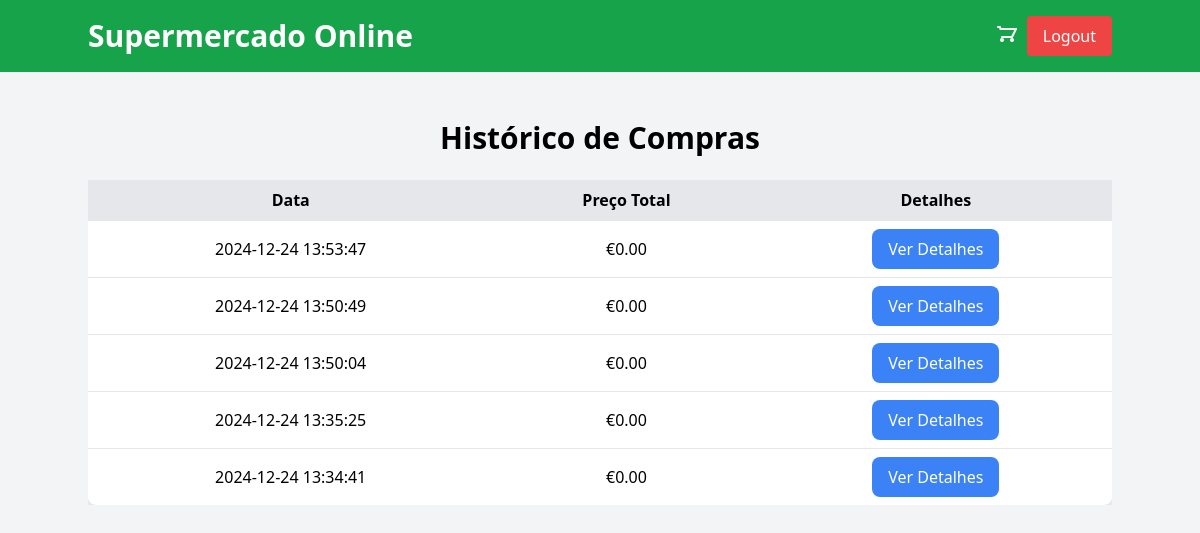
Page /cart/history (signed in) on the earlier database version.
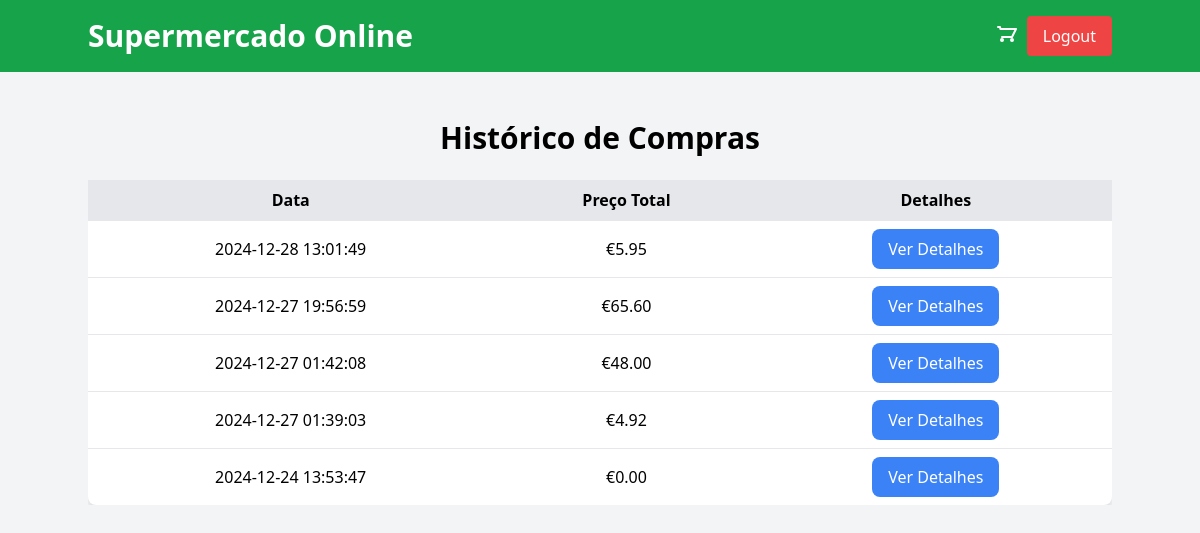
Same page on the later database version.
### tables this page shows
CREATE TABLE `compras_historico` (
  `id` int(11) NOT NULL,
  `user_id` int(11) NOT NULL,
  `cart_data` text NOT NULL,
  `total_price` decimal(10,2) NOT NULL,
  `created_at` timestamp NOT NULL DEFAULT current_timestamp()
);

### app/controllers/cartController.php (called while the page is built, shortened)
<?php
class CartController
{
    private $db;
    public function __construct()
    {
        require_once __DIR__ . '/../database/connection.php';
        $this->db = Connection::getInstance();
    }
    public function history()
    {
        $userId = $_SESSION['user']['id'] ?? 0;
        try {
            $stmt = $this->db->prepare("SELECT * FROM compras_historico WHERE user_id = ? ORDER BY created_at DESC LIMIT 5");
            $stmt->execute([$userId]);
            $purchases = $stmt->fetchAll(PDO::FETCH_ASSOC);
            require_once __DIR__ . '/../views/historyView.php';
        } catch (Exception $e) {
            echo "Erro ao carregar o histórico: " . $e->getMessage();
        }
    }
}

### app/database/connection.php (called while the page is built)
<?php
class Connection
{
    private static $instance = null;
    public static function getInstance(): ?PDO
    {
        if (self::$instance === null) {
            try {
                self::$instance = new PDO(
                    'mysql:host=localhost;dbname=supermarket',
                    'root',
                    '',
                    [
                        PDO::ATTR_ERRMODE            => PDO::ERRMODE_EXCEPTION,
                        PDO::ATTR_DEFAULT_FETCH_MODE => PDO::FETCH_ASSOC,
                    ]
                );
            } catch (PDOException $e) {
                echo 'Erro na conexão com a base de dados: ' . $e->getMessage();
                return null;
            }
        }
        return self::$instance;
    }
}

### app/views/historyView.php (the view, shortened to what this page needs)
<!DOCTYPE html>
<html lang="pt">
<head>
    <script src="https://cdn.tailwindcss.com"></script>
</head>
<body class="bg-gray-100">
    <?php include './app/views/header.php'; ?>
    <div class="container mx-auto py-10">
        <h1 class="text-3xl font-bold mb-6 text-center">Histórico de Compras</h1>
        <?php if (!empty($purchases)): ?>
            <div class="overflow-x-auto">
                <table class="w-full bg-white rounded-lg shadow-lg">
                    <thead>
                        <tr class="bg-gray-200">
                            <th class="px-4 py-2 text-center">Data</th>
                            <th class="px-4 py-2 text-center">Preço Total</th>
                            <th class="px-4 py-2 text-center">Detalhes</th>
                        </tr>
                    </thead>
                    <tbody>
                        <?php foreach ($purchases as $purchase): ?>
                            <tr>
                                <td class="border-t px-4 py-2 text-center"><?= $purchase['created_at'] ?></td>
                                <td class="border-t px-4 py-2 text-center">€<?= number_format($purchase['total_price'], 2) ?></td>
                                <td class="border-t px-4 py-2 text-center">
                                    <button onclick="viewDetails(<?= $purchase['id'] ?>)" class="bg-blue-500 text-white rounded-lg py-2 px-4 hover:bg-blue-600">Ver Detalhes</button>
                                </td>
                            </tr>
                        <?php endforeach; ?>
                    </tbody>
                </table>
            </div>
        <?php else: ?>
            <p class="text-center text-gray-500">Não tem compras anteriores.</p>
        <?php endif; ?>
    </div>
</body>
</html>

### index.php (shortened to what this page needs)
<?php
$route = trim(parse_url($_SERVER['REQUEST_URI'], PHP_URL_PATH), '/');
$routes = require_once './app/config/routes.php';
if (array_key_exists($route, $routes)) {
    $actionName = $routes[$route]['action'];
    $controller = new $controllerName();
    $controller->$actionName();
}

### app/views/header.php (shortened to what this page needs)
<header class="bg-green-600 text-white p-4 fixed top-0 left-0 w-full z-50">
    <div class="container mx-auto flex justify-between items-center">
        <h1 class="text-3xl font-bold">
            <a href="/">Supermercado Online</a>
        </h1>
        <div class="flex items-center gap-4">
            <div class="flex items-center gap-2">
                <a href="<?php echo isset($_SESSION['user']) && $_SESSION['user'] ? '/cart' : 'javascript:alert(\'Por favor efetue o login para poder fazer compras.\')'; ?>" class="relative">
                    <svg xmlns="http://www.w3.org/2000/svg" class="h-6 w-6" fill="none" viewBox="0 0 24 24" stroke="currentColor">
                        <path stroke-linecap="round" stroke-linejoin="round" stroke-width="2" d="M3 3h2l.4 2M7 13h10l4-8H5.4m1.6 10a1 1 0 100 2 1 1 0 000-2zm10 0a1 1 0 100 2 1 1 0 000-2z" />
                    </svg>
                </a>
                <?php if (isset($_SESSION['user']) && $_SESSION['user']): ?>
                    <a href="/logout" class="bg-red-500 text-white px-4 py-2 rounded hover:bg-red-600 transition">Logout</a>
                <?php else: ?>
                    <a href="/login" class="bg-blue-500 text-white px-4 py-2 rounded hover:bg-blue-600 transition">Login</a>
                <?php endif; ?>
            </div>
        </div>
    </div>
</header>

### app/views/header.php (style rules this page uses)
header { position: fixed; top: 0; left: 0; width: 100%; z-index: 50; }
body { padding-top: 80px; }

Differences in the rows shown:
no longer on this page (row unchanged): compras_historico: created_at "2024-12-24 13:50:49", total_price "0.00"
removed compras_historico: created_at "2024-12-24 13:50:04", total_price "0.00"
removed compras_historico: created_at "2024-12-24 13:35:25", total_price "0.00"
removed compras_historico: created_at "2024-12-24 13:34:41", total_price "0.00"
added compras_historico: created_at "2024-12-28 13:01:49", total_price "5.95"
added compras_historico: created_at "2024-12-27 19:56:59", total_price "65.60"
added compras_historico: created_at "2024-12-27 01:42:08", total_price "48.00"
added compras_historico: created_at "2024-12-27 01:39:03", total_price "4.92"
